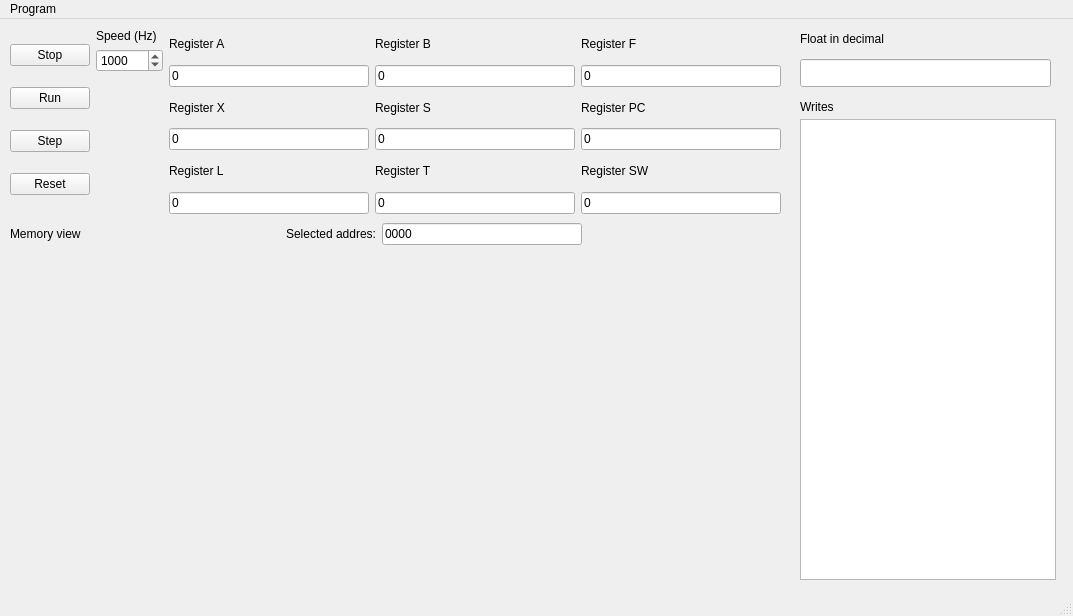
<?xml version="1.0" encoding="UTF-8"?>
<ui version="4.0">
 <class>MainWindow</class>
 <widget class="QMainWindow" name="MainWindow">
  <property name="geometry">
   <rect>
    <x>0</x>
    <y>0</y>
    <width>1073</width>
    <height>616</height>
   </rect>
  </property>
  <property name="windowTitle">
   <string>MainWindow</string>
  </property>
  <widget class="QWidget" name="centralwidget">
   <widget class="QTextBrowser" name="text_writes">
    <property name="geometry">
     <rect>
      <x>800</x>
      <y>100</y>
      <width>256</width>
      <height>461</height>
     </rect>
    </property>
    <property name="font">
     <font/>
    </property>
   </widget>
   <widget class="QLabel" name="label_2">
    <property name="geometry">
     <rect>
      <x>800</x>
      <y>80</y>
      <width>85</width>
      <height>16</height>
     </rect>
    </property>
    <property name="text">
     <string>Writes</string>
    </property>
   </widget>
   <widget class="MemoryView" name="scroll_memory" native="true">
    <property name="geometry">
     <rect>
      <x>10</x>
      <y>230</y>
      <width>771</width>
      <height>321</height>
     </rect>
    </property>
   </widget>
   <widget class="QWidget" name="layoutWidget">
    <property name="geometry">
     <rect>
      <x>10</x>
      <y>200</y>
      <width>771</width>
      <height>30</height>
     </rect>
    </property>
    <layout class="QHBoxLayout" name="horizontalLayout_3">
     <item>
      <widget class="QLabel" name="lbl_mem_view">
       <property name="text">
        <string>Memory view</string>
       </property>
      </widget>
     </item>
     <item>
      <spacer name="horizontalSpacer_2">
       <property name="orientation">
        <enum>Qt::Horizontal</enum>
       </property>
       <property name="sizeHint" stdset="0">
        <size>
         <width>40</width>
         <height>20</height>
        </size>
       </property>
      </spacer>
     </item>
     <item>
      <widget class="QLabel" name="lbl_addr">
       <property name="text">
        <string>Selected addres:</string>
       </property>
      </widget>
     </item>
     <item>
      <widget class="QLineEdit" name="lned_addr">
       <property name="text">
        <string>0000</string>
       </property>
      </widget>
     </item>
     <item>
      <spacer name="horizontalSpacer">
       <property name="orientation">
        <enum>Qt::Horizontal</enum>
       </property>
       <property name="sizeHint" stdset="0">
        <size>
         <width>40</width>
         <height>20</height>
        </size>
       </property>
      </spacer>
     </item>
    </layout>
   </widget>
   <widget class="QWidget" name="layoutWidget">
    <property name="geometry">
     <rect>
      <x>10</x>
      <y>10</y>
      <width>771</width>
      <height>185</height>
     </rect>
    </property>
    <layout class="QHBoxLayout" name="horizontalLayout_2">
     <item>
      <layout class="QVBoxLayout" name="verticalLayout">
       <item>
        <widget class="QPushButton" name="btn_stop">
         <property name="text">
          <string>Stop</string>
         </property>
        </widget>
       </item>
       <item>
        <widget class="QPushButton" name="btn_run">
         <property name="text">
          <string>Run</string>
         </property>
        </widget>
       </item>
       <item>
        <widget class="QPushButton" name="btn_step">
         <property name="text">
          <string>Step</string>
         </property>
        </widget>
       </item>
       <item>
        <widget class="QPushButton" name="btn_reset">
         <property name="text">
          <string>Reset</string>
         </property>
        </widget>
       </item>
      </layout>
     </item>
     <item>
      <layout class="QVBoxLayout" name="verticalLayout_2">
       <item>
        <widget class="QLabel" name="lbl_speed">
         <property name="text">
          <string>Speed (Hz)</string>
         </property>
        </widget>
       </item>
       <item>
        <widget class="QSpinBox" name="speed">
         <property name="maximum">
          <number>50000000</number>
         </property>
         <property name="value">
          <number>1000</number>
         </property>
        </widget>
       </item>
       <item>
        <spacer name="verticalSpacer">
         <property name="orientation">
          <enum>Qt::Vertical</enum>
         </property>
         <property name="sizeHint" stdset="0">
          <size>
           <width>20</width>
           <height>40</height>
          </size>
         </property>
        </spacer>
       </item>
      </layout>
     </item>
     <item>
      <layout class="QHBoxLayout" name="horizontalLayout">
       <item>
        <layout class="QVBoxLayout" name="verticalLayout_3">
         <item>
          <widget class="QLabel" name="lbl_regA">
           <property name="text">
            <string>Register A</string>
           </property>
          </widget>
         </item>
         <item>
          <widget class="QLineEdit" name="lned_regA">
           <property name="text">
            <string>0</string>
           </property>
          </widget>
         </item>
         <item>
          <widget class="QLabel" name="lbl_regX">
           <property name="text">
            <string>Register X</string>
           </property>
          </widget>
         </item>
         <item>
          <widget class="QLineEdit" name="lned_regX">
           <property name="text">
            <string>0</string>
           </property>
          </widget>
         </item>
         <item>
          <widget class="QLabel" name="lbl_regL">
           <property name="text">
            <string>Register L</string>
           </property>
          </widget>
         </item>
         <item>
          <widget class="QLineEdit" name="lned_regL">
           <property name="text">
            <string>0</string>
           </property>
          </widget>
         </item>
        </layout>
       </item>
       <item>
        <layout class="QVBoxLayout" name="verticalLayout_4">
         <item>
          <widget class="QLabel" name="lbl_regB">
           <property name="text">
            <string>Register B</string>
           </property>
          </widget>
         </item>
         <item>
          <widget class="QLineEdit" name="lned_regB">
           <property name="text">
            <string>0</string>
           </property>
          </widget>
         </item>
         <item>
          <widget class="QLabel" name="lbl_regS">
           <property name="text">
            <string>Register S</string>
           </property>
          </widget>
         </item>
         <item>
          <widget class="QLineEdit" name="lned_regS">
           <property name="text">
            <string>0</string>
           </property>
          </widget>
         </item>
         <item>
          <widget class="QLabel" name="lbl_regT">
           <property name="text">
            <string>Register T</string>
           </property>
          </widget>
         </item>
         <item>
          <widget class="QLineEdit" name="lned_regT">
           <property name="text">
            <string>0</string>
           </property>
          </widget>
         </item>
        </layout>
       </item>
       <item>
        <layout class="QVBoxLayout" name="verticalLayout_5">
         <item>
          <widget class="QLabel" name="lbl_regF">
           <property name="text">
            <string>Register F</string>
           </property>
          </widget>
         </item>
         <item>
          <widget class="QLineEdit" name="lned_regF">
           <property name="text">
            <string>0</string>
           </property>
          </widget>
         </item>
         <item>
          <widget class="QLabel" name="lbl_regPC">
           <property name="text">
            <string>Register PC</string>
           </property>
          </widget>
         </item>
         <item>
          <widget class="QLineEdit" name="lned_regPC">
           <property name="text">
            <string>0</string>
           </property>
          </widget>
         </item>
         <item>
          <widget class="QLabel" name="lbl_regSW">
           <property name="text">
            <string>Register SW</string>
           </property>
          </widget>
         </item>
         <item>
          <widget class="QLineEdit" name="lned_regSW">
           <property name="text">
            <string>0</string>
           </property>
          </widget>
         </item>
        </layout>
       </item>
      </layout>
     </item>
    </layout>
   </widget>
   <widget class="QLineEdit" name="lned_float_dec">
    <property name="geometry">
     <rect>
      <x>800</x>
      <y>40</y>
      <width>251</width>
      <height>28</height>
     </rect>
    </property>
   </widget>
   <widget class="QLabel" name="lbl_float_dec">
    <property name="geometry">
     <rect>
      <x>800</x>
      <y>10</y>
      <width>141</width>
      <height>20</height>
     </rect>
    </property>
    <property name="text">
     <string>Float in decimal</string>
    </property>
   </widget>
  </widget>
  <widget class="QMenuBar" name="menubar">
   <property name="geometry">
    <rect>
     <x>0</x>
     <y>0</y>
     <width>1073</width>
     <height>25</height>
    </rect>
   </property>
   <widget class="QMenu" name="menu">
    <property name="title">
     <string>Program</string>
    </property>
    <addaction name="menu_load"/>
   </widget>
   <addaction name="menu"/>
  </widget>
  <widget class="QStatusBar" name="statusbar"/>
  <action name="menu_load">
   <property name="text">
    <string>Load obj</string>
   </property>
  </action>
 </widget>
 <customwidgets>
  <customwidget>
   <class>MemoryView</class>
   <extends>QWidget</extends>
   <header>memoryview.h</header>
   <container>1</container>
  </customwidget>
 </customwidgets>
 <resources/>
 <connections/>
</ui>
